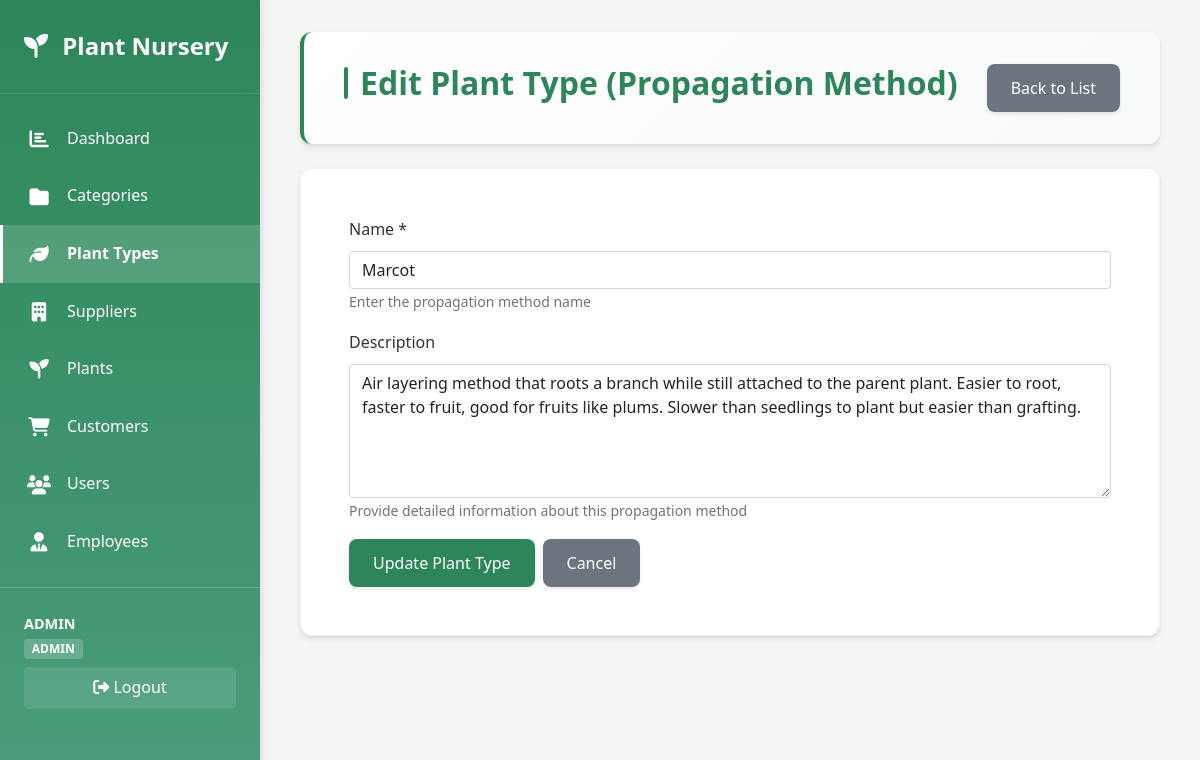
Screenshot of /planttype/edit.php?id=2 (signed in) with the database file from the repository.
### tables this page shows
CREATE TABLE `planttype`  (
  `PlantTypeID` int NOT NULL AUTO_INCREMENT,
  `Name` varchar(100) NOT NULL,
  `Description` text NULL,
  `CreatedAt` timestamp NOT NULL DEFAULT current_timestamp(),
  PRIMARY KEY (`PlantTypeID`) USING BTREE,
  INDEX `idx_name`(`Name` ASC) USING BTREE
);

### planttype/edit.php (the view, shortened to what this page needs)
<?php
require_once '../config/database.php';
$id = $_GET['id'];
$result = mysqli_query($conn, "SELECT * FROM planttype WHERE PlantTypeID = $id");
$type = mysqli_fetch_assoc($result);
include '../includes/header.php';
?>
<div class="page-header mb-4">
    <h2>Edit Plant Type (Propagation Method)</h2>
    <a href="typepage.php" class="btn btn-secondary">Back to List</a>
</div>
<div class="card">
    <div class="card-body">
        <form method="POST">
            <div class="mb-3">
                <label for="Name" class="form-label">Name *</label>
                <input type="text" class="form-control" id="Name" name="Name" required value="<?php echo htmlspecialchars($type['Name']); ?>" placeholder="e.g., Seed, Marcot, Grafting">
                <small class="form-text text-muted">Enter the propagation method name</small>
            </div>
            <div class="mb-3">
                <label for="Description" class="form-label">Description</label>
                <textarea class="form-control" id="Description" name="Description" rows="5" placeholder="Describe the propagation method, its benefits, and when to use it..."><?php echo htmlspecialchars($type['Description'] ?? ''); ?></textarea>
                <small class="form-text text-muted">Provide detailed information about this propagation method</small>
            </div>
            <div class="d-flex gap-2">
                <button type="submit" class="btn btn-primary">Update Plant Type</button>
                <a href="typepage.php" class="btn btn-secondary">Cancel</a>
            </div>
        </form>
    </div>
</div>
<?php include '../includes/footer.php'; ?>

### assets/css/style.css (style rules this page uses)
* { margin: 0; padding: 0; box-sizing: border-box; }
:root { --primary-color: #2d8659; --secondary-color: #4a9d7a; --accent-color: #6bb896; --danger-color: #dc3545; --warning-color: #ffc107; --success-color: #28a745; --dark-color: #2c3e50; --light-color: #f8f9fa; --border-color: #dee2e6; --text-color: #333; --text-light: #666; }
body { font-family: 'Segoe UI', Tahoma, Geneva, Verdana, sans-serif; background-color: #f5f5f5; color: var(--text-color); line-height: 1.6; display: flex; min-height: 100vh; }
.page-header { background: linear-gradient(135deg, #ffffff 0%, #f8f9fa 100%); padding: 2rem 2.5rem; border-radius: 12px; box-shadow: 0 4px 6px rgba(0,0,0,0.07), 0 1px 3px rgba(0,0,0,0.06); margin-bottom: 2rem; display: flex; justify-content: space-between; align-items: flex-start; border-left: 4px solid var(--primary-color); flex-wrap: wrap; gap: 1rem; }
.page-header h2 { color: var(--primary-color); font-size: 2rem; font-weight: 700; margin: 0; display: flex; align-items: center; gap: 0.75rem; }
.page-header h2::before { content: ''; width: 4px; height: 2rem; background: var(--primary-color); border-radius: 2px; }
.btn { display: inline-block; padding: 0.75rem 1.5rem; border: none; border-radius: 8px; text-decoration: none; font-weight: 500; cursor: pointer; transition: all 0.3s ease; font-size: 1rem; box-shadow: 0 2px 4px rgba(0,0,0,0.1); position: relative; overflow: hidden; }
.btn::before { content: ''; position: absolute; top: 50%; left: 50%; width: 0; height: 0; border-radius: 50%; background: rgba(255,255,255,0.3); transform: translate(-50%, -50%); transition: width 0.6s, height 0.6s; }
.btn-primary { background-color: var(--primary-color); color: white; }
.btn-secondary { background-color: #6c757d; color: white; }
.card { background: white; border-radius: 12px; box-shadow: 0 4px 6px rgba(0,0,0,0.07), 0 1px 3px rgba(0,0,0,0.06); padding: 2rem; margin-bottom: 2rem; transition: box-shadow 0.3s ease, transform 0.2s ease; border: 1px solid rgba(0,0,0,0.05); }
.gap-2 { gap: 0.5rem !important; }

### rows the page displays
planttype: Name "Marcot", Description "Air layering method that roots a branch while still attached to the parent plant. Easier to root, faster to fruit, good for fruits like plums. Slower than seedlings to plant but easier than grafting."

### other values shown
$_SESSION['username'] "ADMIN"
$_SESSION['role'] "ADMIN"
